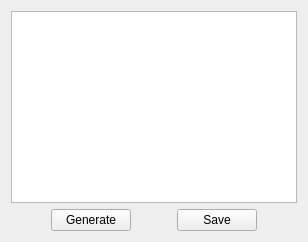
          <widget class="QWidget" name="tab_24">
           <attribute name="title">
            <string>*.fdf file generator</string>
           </attribute>
           <layout class="QVBoxLayout" name="verticalLayout_78">
            <item>
             <widget class="QTextBrowser" name="FormActionsPreTextFDF">
              <property name="readOnly">
               <bool>false</bool>
              </property>
             </widget>
            </item>
            <item>
             <widget class="QFrame" name="frame_26">
              <property name="frameShape">
               <enum>QFrame::NoFrame</enum>
              </property>
              <property name="frameShadow">
               <enum>QFrame::Raised</enum>
              </property>
              <layout class="QHBoxLayout" name="horizontalLayout_11">
               <property name="leftMargin">
                <number>0</number>
               </property>
               <property name="topMargin">
                <number>0</number>
               </property>
               <property name="rightMargin">
                <number>0</number>
               </property>
               <property name="bottomMargin">
                <number>0</number>
               </property>
               <item>
                <spacer name="horizontalSpacer_10">
                 <property name="orientation">
                  <enum>Qt::Horizontal</enum>
                 </property>
                 <property name="sizeHint" stdset="0">
                  <size>
                   <width>40</width>
                   <height>20</height>
                  </size>
                 </property>
                </spacer>
               </item>
               <item>
                <widget class="QPushButton" name="FormActionsPreButFDFGenerate">
                 <property name="text">
                  <string>Generate</string>
                 </property>
                </widget>
               </item>
               <item>
                <spacer name="horizontalSpacer_57">
                 <property name="orientation">
                  <enum>Qt::Horizontal</enum>
                 </property>
                 <property name="sizeHint" stdset="0">
                  <size>
                   <width>40</width>
                   <height>20</height>
                  </size>
                 </property>
                </spacer>
               </item>
               <item>
                <widget class="QPushButton" name="FormActionsPreButFDFToFile">
                 <property name="text">
                  <string>Save</string>
                 </property>
                </widget>
               </item>
               <item>
                <spacer name="horizontalSpacer_56">
                 <property name="orientation">
                  <enum>Qt::Horizontal</enum>
                 </property>
                 <property name="sizeHint" stdset="0">
                  <size>
                   <width>40</width>
                   <height>20</height>
                  </size>
                 </property>
                </spacer>
               </item>
              </layout>
             </widget>
            </item>
           </layout>
          </widget>
